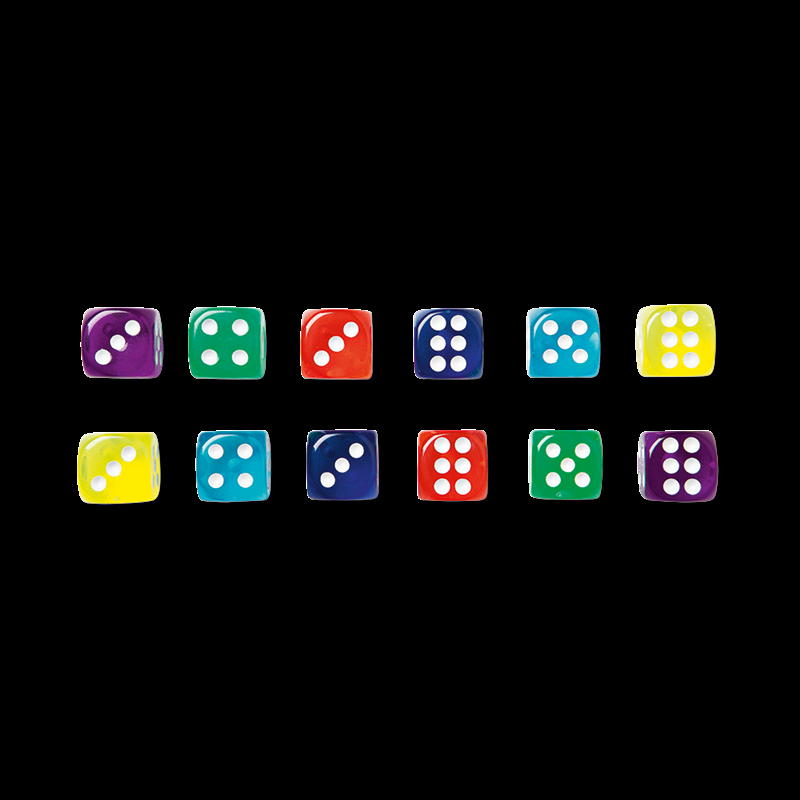
#> input picture Assets/dobbelstenen.png, 800 x 800 px
$ python DiceCV.py
#> lines starting #> are read from the running program, lines starting #| are printed output that depends on the picture; after the words box and inside, x2 and y2 are one past the last pixel; in counts of white or black regions, pixels touching at a corner belong together
import cv2
import numpy as np
import math
import os

# this is a example OpenCV script for reading dice
# mostly to check if depencies and such are working


def main():
    base_dir = os.path.dirname(__file__)  # Python/
    img_path = os.path.join(base_dir, "..", "Assets", "dobbelstenen.png")

    img = cv2.imread(img_path)
#> img is the input picture: shape (800, 800, 3); mean B, G, R 12.7, 14.2, 13.3
    if img is None:
        print("Image not found")
        return
    frame = img.copy()

    # Convert to grayscale
    gray = cv2.cvtColor(frame, cv2.COLOR_BGR2GRAY)

    # STEP 1: Detect dice bodies

    # Blur reduces noise and smooths image before thresholding
    # Threshold creates binary image
    _, th = cv2.threshold(
        cv2.GaussianBlur(gray, (15, 15), 0),
        10, 255, cv2.THRESH_BINARY
    )
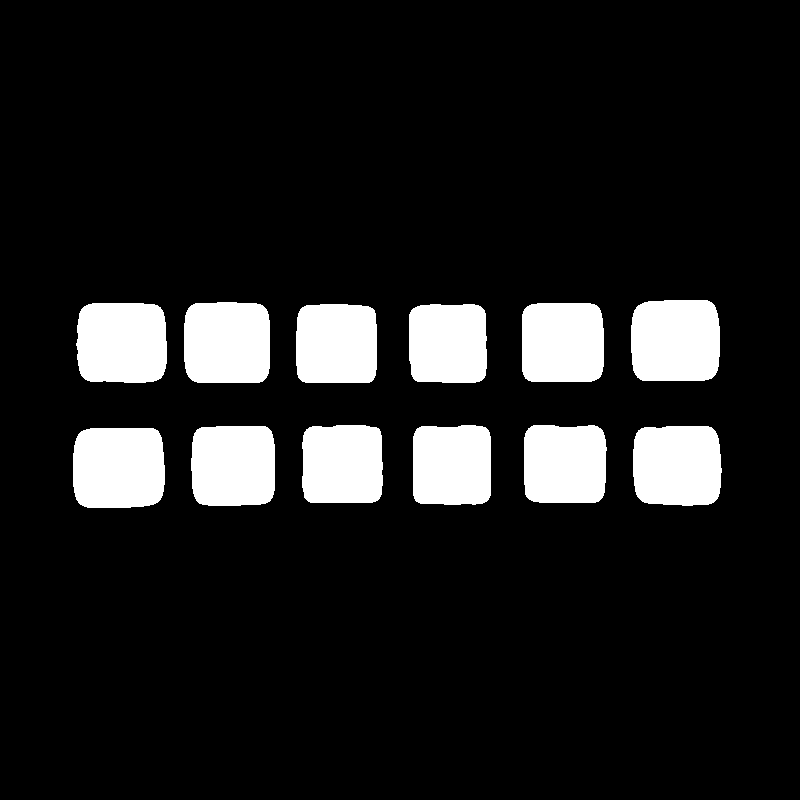
#> th: shape (800, 800); 12% white; 12 white regions

    # Find contours (outer shapes) + hierarchy (parent-child relationships)
    contours, hierarchy = cv2.findContours(
        th,
        cv2.RETR_TREE,
        cv2.CHAIN_APPROX_SIMPLE
    )
#> contours = 12 contours; largest, box (x1, y1, x2, y2) and area: (73, 428, 165, 508) 6780, (631, 300, 720, 381) 6666, (76, 303, 167, 383) 6616, (184, 302, 270, 383) 6500, (633, 426, 722, 506) 6437

    # Debug image to visualize pip detection per die
    debug = np.zeros_like(frame)

    values = []

    # Only proceed if hierarchy exists
    if hierarchy is not None:
        hierarchy = hierarchy[0]
        for cnr, cnt in enumerate(contours):

            # Skip child contours (we only want top-level dice shapes)
            if hierarchy[cnr][3] != -1:
                continue

            # Filter out small noise contours (too small to be a die)
            if cv2.contourArea(cnt) < 1000:
                continue

            # Get bounding box around die
            x, y, w, h = cv2.boundingRect(cnt)

            # STEP 2: Detect pips inside die

            # Blur cropped die region to reduce noise
            crop_blur = cv2.GaussianBlur(gray[y:y + h, x:x + w], (5, 5), 0)

            # High threshold isolates bright pip regions
            _, pip_th = cv2.threshold(crop_blur, 245, 255, cv2.THRESH_BINARY)

            # Place pip mask back into debug image for visualization
            debug[y:y + h, x:x + w] = cv2.cvtColor(pip_th, cv2.COLOR_GRAY2BGR)

            # Find pip contours inside die region
            pip_contours, _ = cv2.findContours(
                pip_th,
                cv2.RETR_EXTERNAL,
                cv2.CHAIN_APPROX_SIMPLE
            )

            pip_count = 0
            for p in pip_contours:

                # Measure area and perimeter for circularity calculation
                area = cv2.contourArea(p)
                perimeter = cv2.arcLength(p, True)

                # Circularity formula:
                # 1.0 = perfect circle, lower = more irregular shape
                circularity = (
                    4 * math.pi * area / (perimeter * perimeter)
                    if perimeter > 0 else 0
                )

                # Only accept contours that match expected pip size + shape
                if circularity > 0.4 and area > 10:
                    pip_count += 1

                    # Draw detected pip onto debug image
                    cv2.drawContours(
                        debug,
                        [p + np.array([[[x, y]]])],
                        -1,
                        (0, 255, 255),
                        2
                    )

            # Store pip count for this die
            values.append(pip_count)

            # Draw bounding box around die and Display pip count
            cv2.rectangle(frame, (x, y), (x + w, y + h), (0, 255, 0), 2)
            cv2.putText(
                frame,
                str(pip_count),
                (x, y - 10),
                cv2.FONT_HERSHEY_SIMPLEX,
                1,
                (0, 0, 255),
                2
            )
#> this loop made 12 passes
#> (x, y, w, h) on passes 1 to 12: (73, 428, 92, 80), (633, 426, 89, 80), (191, 426, 84, 80), (524, 425, 83, 78), (413, 425, 78, 80), (302, 425, 81, 78), (409, 304, 78, 79), (296, 304, 81, 79), (522, 303, 82, 79), (76, 303, 91, 80), (184, 302, 86, 81), (631, 300, 89, 81)
#> pass 1, in main, `crop_blur = cv2.GaussianBlur(gray[y:y + h, x:x + w], (5, 5), 0)`:
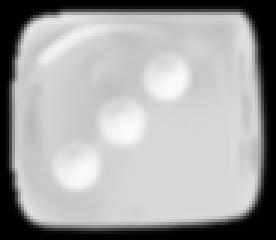
#> crop_blur: shape (80, 92) (shown 3 times larger); min 0, max 251, mean 164.6
#> pass 1, in main, `_, pip_th = cv2.threshold(crop_blur, 245, 255, cv2.THRESH_BINARY)`:
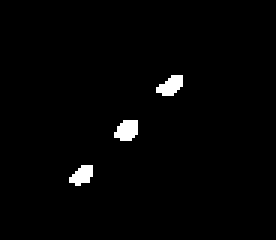
#> pip_th: shape (80, 92) (shown 3 times larger); 1.7% white; 3 white regions, box (x1, y1, x2, y2) and area: (38, 40, 46, 47) 44, (52, 25, 61, 32) 42, (23, 55, 31, 62) 38
#> after the loop:
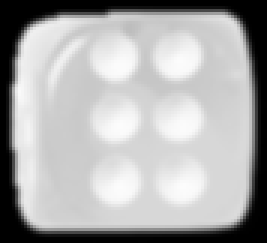
#> crop_blur: shape (81, 89) (shown 3 times larger); min 0, max 252, mean 170.3
#> after the loop:
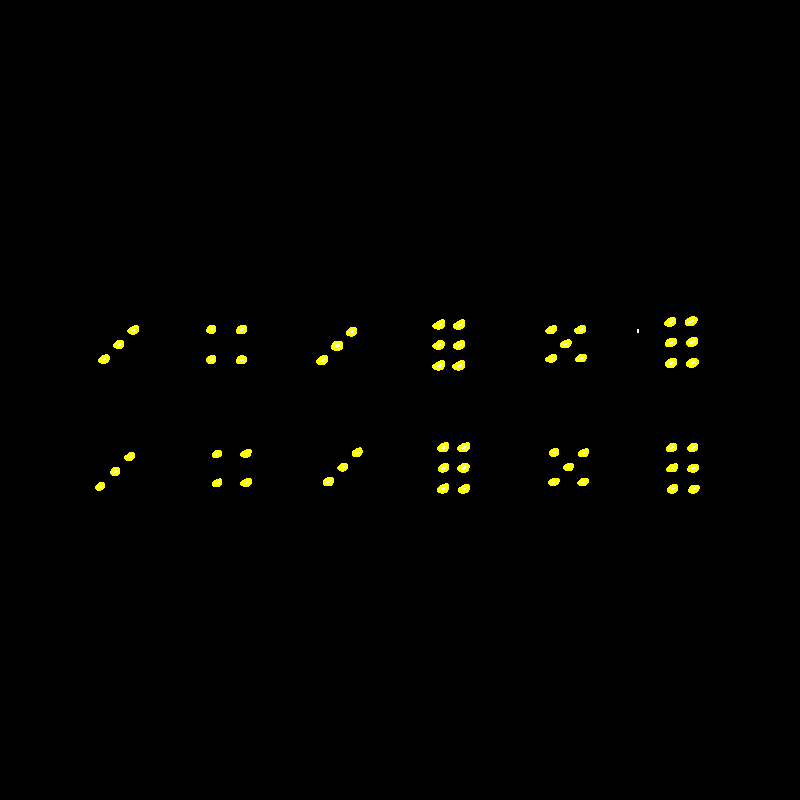
#> debug: shape (800, 800, 3); mean B, G, R 0.2, 1.9, 1.9
#> after the loop:
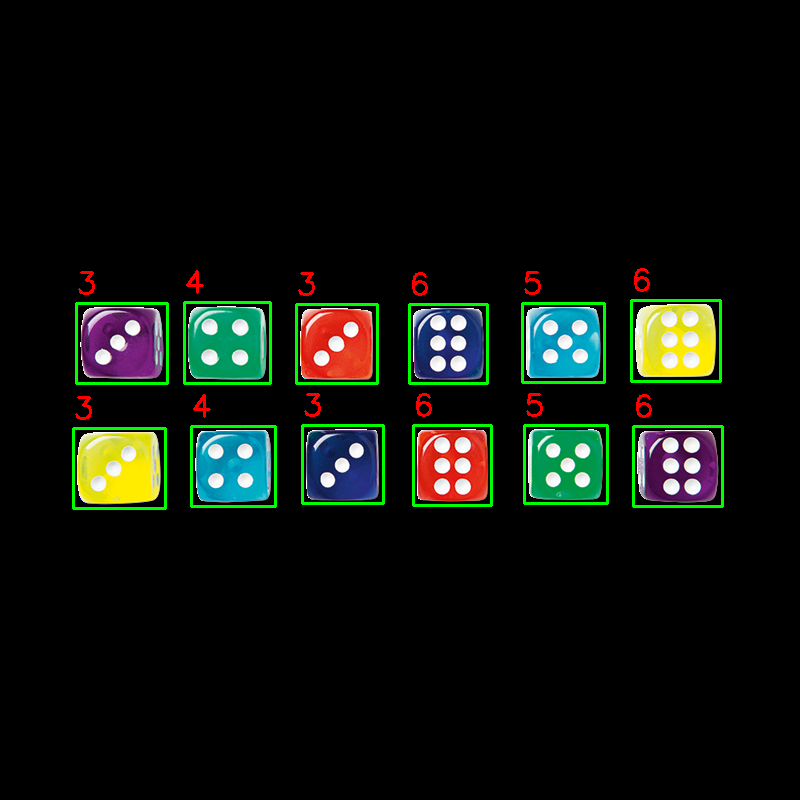
#> frame: shape (800, 800, 3); 2.15% of pixels changed, all inside (x1, y1, x2, y2) = (72, 268, 724, 510)
#> after the loop:
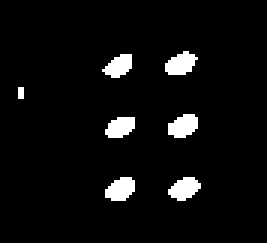
#> pip_th: shape (81, 89) (shown 3 times larger); 4.9% white; 7 white regions (1 under 20 px), largest, box (x1, y1, x2, y2) and area: (55, 17, 66, 25) 60, (56, 38, 66, 46) 60, (35, 59, 45, 67) 60, (56, 59, 67, 67) 59, (35, 39, 45, 46) 54, (34, 18, 44, 26) 53
#> after the loop, values = [3, 6, 4, 5, 6, 3, 6, 3, 5, 3, 4, 6]

    # Print results to console
    print("Dice values (sorted):", sorted(values))
#| Dice values (sorted): [3, 3, 3, 3, 4, 4, 5, 5, 6, 6, 6, 6]
    print("Total:", sum(values))
#| Total: 54
    cv2.imshow("Result", frame)
    cv2.imshow("Threshold", th)
    cv2.imshow("Pip Debug", debug)

    while cv2.waitKey(1) & 0xFF != ord('q'):
#> (key q is pressed here)
        pass

    cv2.destroyAllWindows()


main()
